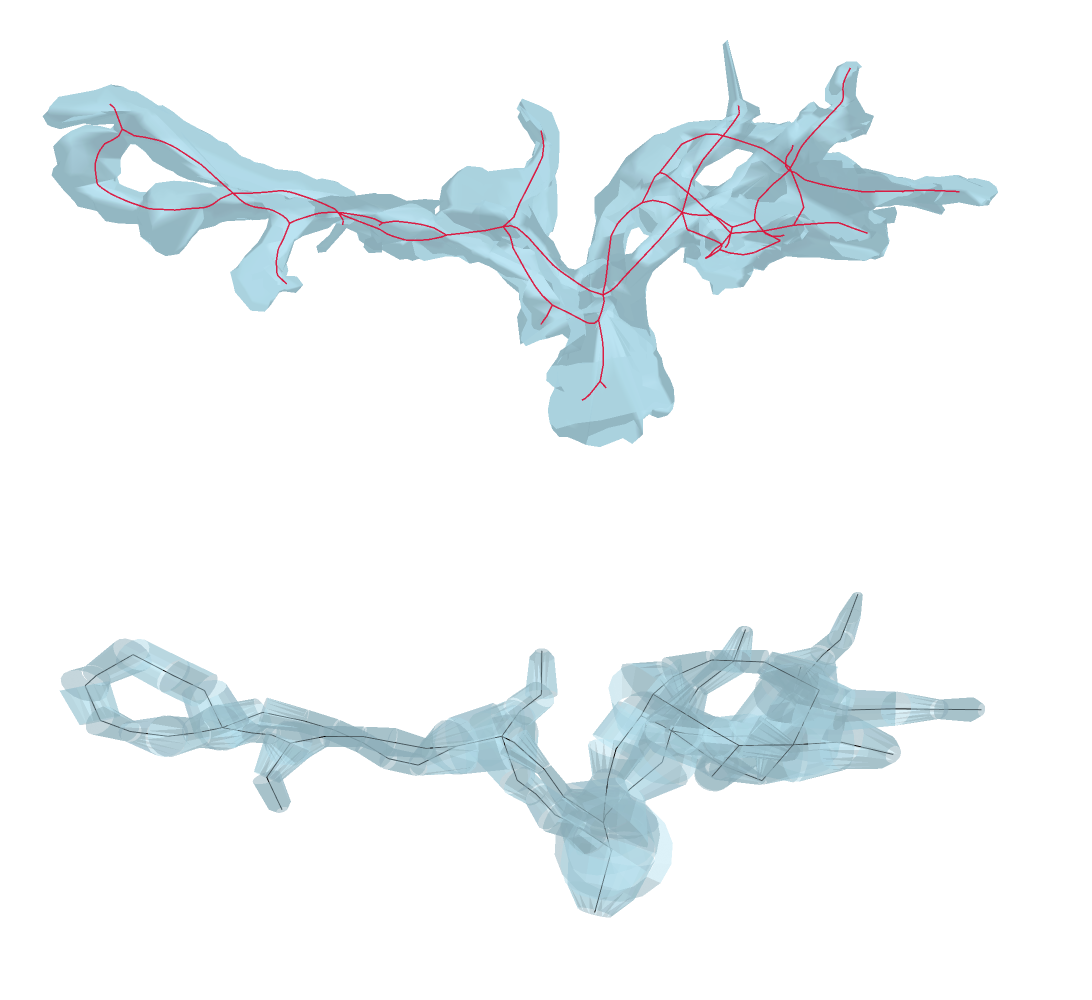

The cell this chart's notebook holds for it:
### Code cell
visualize_mesh_cable_3d(mm, skeleton, morph, eye_scale=0.6)

### Figure 1 — Plotly figure (JSON) as saved in the notebook; plotly's stock layout.template omitted (floating-point values rounded to 4 significant figures; data arrays with more than 128 entries replaced by an {"elided": "..."} marker saying what was removed)
{"data": [{"color": "lightblue", "i": {"elided": "4788 int values"}, "j": {"elided": "4788 int values"}, "k": {"elided": "4788 int values"}, "name": "Mesh", "opacity": 0.8, "scene": "scene", "type": "mesh3d", "x": {"elided": "2378 float values"}, "y": {"elided": "2378 float values"}, "z": {"elided": "2378 float values"}}, {"line": {"color": "crimson", "width": 3}, "mode": "lines", "name": "Skeleton 0", "opacity": 0.95, "scene": "scene", "showlegend": false, "type": "scatter3d", "x": {"elided": "1149 float values"}, "y": {"elided": "1149 float values"}, "z": {"elided": "1149 float values"}}, {"color": "lightblue", "flatshading": true, "i": {"elided": "3232 int values"}, "j": {"elided": "3232 int values"}, "k": {"elided": "3232 int values"}, "name": "frusta", "opacity": 0.5, "scene": "scene2", "type": "mesh3d", "x": {"elided": "3232 float values"}, "y": {"elided": "3232 float values"}, "z": {"elided": "3232 float values"}}, {"line": {"color": "black", "width": 2}, "mode": "lines", "name": "centroid", "scene": "scene2", "type": "scatter3d", "x": {"elided": "303 float values"}, "y": {"elided": "303 float values"}, "z": {"elided": "303 float values"}}], "layout": {"height": 1000, "margin": {"b": 0, "l": 0, "r": 0, "t": 0}, "paper_bgcolor": "white", "scene": {"aspectmode": "data", "camera": {"eye": {"x": 0.3124, "y": -0.1368, "z": 0.9817}, "up": {"x": -0.1623, "y": -0.9831, "z": -0.08536}}, "domain": {"x": [0, 1], "y": [0.52, 1]}, "xaxis": {"range": [5615.0, 8002.0], "showbackground": false, "showgrid": false, "visible": false, "zeroline": false}, "yaxis": {"range": [856.2, 1919.0], "showbackground": false, "showgrid": false, "visible": false, "zeroline": false}, "zaxis": {"range": [2923.0, 3980.0], "showbackground": false, "showgrid": false, "visible": false, "zeroline": false}}, "scene2": {"aspectmode": "data", "camera": {"eye": {"x": 0.3124, "y": -0.1368, "z": 0.9817}, "up": {"x": -0.1623, "y": -0.9831, "z": -0.08536}}, "domain": {"x": [0, 1], "y": [0, 0.48]}, "xaxis": {"range": [5615.0, 8002.0], "showbackground": false, "showgrid": false, "visible": false, "zeroline": false}, "yaxis": {"range": [856.2, 1919.0], "showbackground": false, "showgrid": false, "visible": false, "zeroline": false}, "zaxis": {"range": [2923.0, 3980.0], "showbackground": false, "showgrid": false, "visible": false, "zeroline": false}}, "showlegend": false, "width": 1100}}
